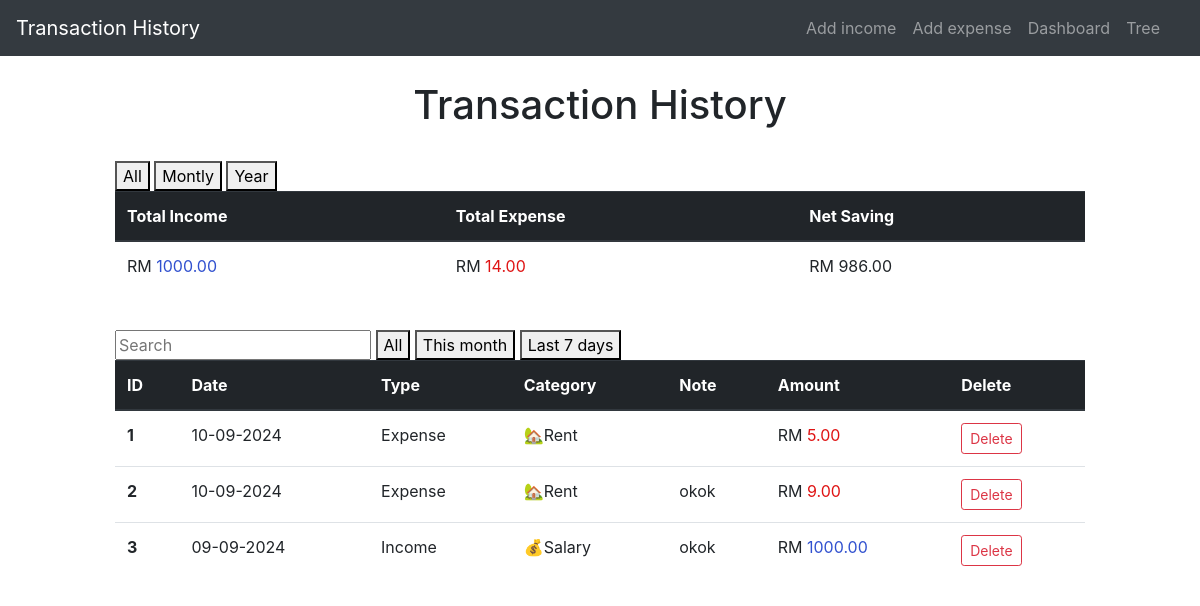
Before: / with the older database file.
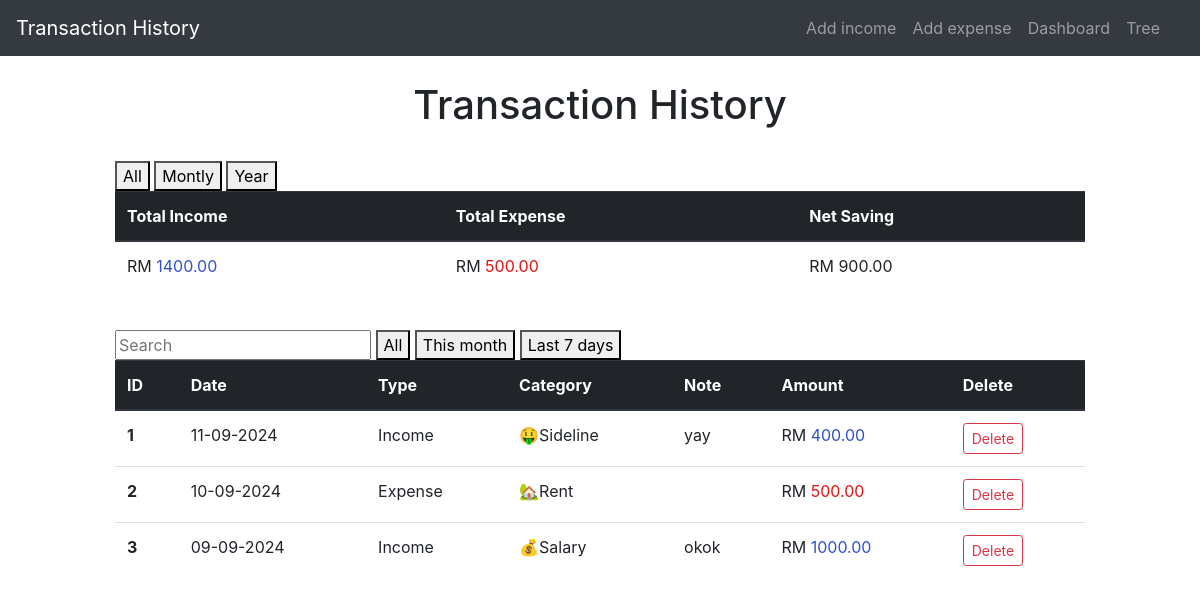
After: the same page with the newer database file.
### application/models.py (models this page shows, shortened)
class add_expenses(db.Model):
    id = db.Column(db.Integer, primary_key=True)
    amount = db.Column(db.Double, nullable=False)
    category = db.Column(db.String(30),nullable=False)
    date = db.Column(db.DateTime, nullable=False)
    type = db.Column(db.String(10), nullable=False, default= 'Expense')
    nota = db.Column(db.String(15))

class add_incomes(db.Model):
    id = db.Column(db.Integer, primary_key=True)
    amount = db.Column(db.Double, nullable=False)
    category = db.Column(db.String(30),nullable=False)
    date = db.Column(db.DateTime, nullable=False)
    type = db.Column(db.String(10), nullable=False, default= 'Income')
    nota = db.Column(db.String(15))

### application/routes.py (the view)
@app.route('/')
def index():
    expenses = add_expenses.query.order_by(add_expenses.date.desc()).all()
    incomes = add_incomes.query.order_by(add_incomes.date.desc()).all()
    entries = []
    for expense in expenses:
        entries.append({
            'id': expense.id,
            'date': expense.date,
            'type': expense.type,
            'category': expense.category,  # Assuming a category field exists
            'amount': expense.amount,
            'nota': expense.nota
        })
    for income in incomes:
        entries.append({
            'id': income.id,
            'date': income.date,
            'type': income.type,
            'category': income.category,  # Assuming the source acts as a category
            'amount': income.amount,
            'nota': income.nota
        })
    entries.sort(key=lambda x: x['date'], reverse=True)
    sum_expenses = db.session.query(db.func.sum(add_expenses.amount)).all()
    sum_expense = [expense[0] if expense[0] is not None else 0 for expense in sum_expenses]
    sum_incomes = db.session.query(db.func.sum(add_incomes.amount)).all()
    sum_income = [income[0] if income[0] is not None else 0 for income in sum_incomes]
    net = [round(sum_income[0] - sum_expense[0], 2)]
    return render_template('index.html', title="Transaction history", entries=entries,  sum_expense=sum_expense, sum_income=sum_income, net=net)

### application/templates/index.html (shortened to what this page needs)
{% extends 'layout.html' %}
{% block content %}
    <head>
    </head>
    <div class="col-sm-10 ml-auto mr-auto ">
       <center>
        <H1>Transaction History</H1>
       </center>
       <br>
       <section class="section">
            <div class="columns">
                <div class="column is-one-third is-offset-one-third">
                    <button type='button' hx-get="/net_all_table" hx-target="#net_table">All</button>
                    <button type='button' hx-get="/default_table" hx-target="#net_table">Montly</button>
                    <button type='button' hx-get="/default_table" hx-target="#net_table">Year</button>
                </div>
            </div>
            <table class="table"  id="net_table" >
                <thead class="thead-dark">
                    <tr>
                        <th scope="col">Total Income</th>
                        <th scope="col">Total Expense</th>
                        <th scope="col">Net Saving</th>
                    </tr>
                </thead>
                <tbody>
                    {% for expense in sum_expense %}
                    {% for income in sum_income %}
                    {% for net_save in net %}
                            <tr>
                                <td class="amount-field">RM <span style="color: rgb(49, 81, 207);">{{ "{:.2f}".format(income) }}</span></td>
                                <td class="amount-field">RM <span style="color: rgb(223, 20, 20);">{{ "{:.2f}".format(expense) }}</span></td>
                                <td class="amount-field">{{  'RM ' + "{:.2f}".format(net_save) }}</td>
                            </tr>
                    {% endfor %}
                    {% endfor %}
                    {% endfor %}
                </tbody>
            </table>
        </section>
        <br>
        <section class="section">
            <div class="columns">
                <div class="column is-one-third is-offset-one-third">
                    <input type='text' class="input" placeholder="Search" name="q" hx-get="/search" hx-trigger="keyup changed delay:500ms" hx-target="#results">
                    <button type='button' hx-get="/default_table" hx-target="#results">All</button>
                    <button type='button' hx-get="/default_table" hx-target="#results">This month</button>
                    <button type='button' hx-get="/default_table" hx-target="#results">Last 7 days</button>
                </div>
            </div>
            <table class="table">
                <thead class="thead-dark">
                    <tr>
                        <th scope="col">ID</th>
                        <th scope="col">Date</th>
                        <th scope="col">Type</th>
                        <th scope="col">Category</th>
                        <th scope="col">Note</th>
                        <th scope="col">Amount</th>
                        <th scope="col">Delete</th>
                    </tr>
                </thead>
                <tbody id="results">
                    {% for entry in entries %}
                            <tr>
                                <th scope="row">{{loop.index}}</th>
                                <td>{{entry.date.strftime("%d-%m-%Y")}}</td>
                                <td>{{entry.type}}</td>
                                <td>{{entry.category }}</td>
                                <td>{{entry.nota }}</td>
                                {% if entry.type == 'Expense' %}
                                <td class="amount-field">RM <span style="color: rgb(223, 20, 20);">{{ "{:.2f}".format(entry.amount) }}</span></td>
                                {% else %}
                                <td class="amount-field">RM <span style="color: rgb(49, 81, 207);">{{ "{:.2f}".format(entry.amount) }}</span></td>
                                {% endif %}
                                <td><a href="{{ url_for('delete', entry_id = entry.id, entry_type = entry.type, next =url_for('index') ) }}"  class="btn btn-outline-danger btn-sm">Delete</a></td>
                            </tr>
                    {% endfor %}
                </tbody>
            </table>
        </section>
    </div>
{% endblock %}

### application/templates/layout.html (shortened to what this page needs)
<!DOCTYPE html>
<html lang="en">
<head>
    {% if not block_link %}
    <link rel="stylesheet"
        href="https://maxcdn.bootstrapcdn.com/bootstrap/4.0.0/css/bootstrap.min.css"
        href="static/styles.css"
>
    {% endif %}
</head>
<body>
    <div class="container-fluid">
        <div class="row">
            <div class="col-md-12 p-0">
                <header class="mb-4">
                    <nav class="navbar navbar-expand-lg navbar-dark bg-dark">
                        <a class="navbar-brand" href="{{ url_for('index') }}">Transaction History</a>
                        <div class="collapse navbar-collapse" id="navbarNavAltMarkup">
                            <div class="navbar-nav ml-auto mr-3">
                                <a class="nav-item nav-link" href="{{ url_for('add_income') }}">Add income</a>
                                <a class="nav-item nav-link" href="{{ url_for('add_expense') }}">Add expense</a>
                                <a class="nav-item nav-link" href="{{ url_for('dashboard') }}">Dashboard</a>
                                <a class="nav-item nav-link" href="{{ url_for('tree') }}">Tree</a>
                            </div>
                        </div>
                    </nav>
                </header>
            </div>
        </div>
        <div class="row justify-content-center">
            <div class="col-md-10"></div>
                {% block content %}{% endblock %}
            </div>
        </div>
</body>
</html>

Changed rows visible on the page:
removed add_expenses: date "10-09-2024", type "Expense", category "🏡Rent", amount "5.00"
removed add_expenses: date "10-09-2024", type "Expense", category "🏡Rent", nota "okok", amount "9.00"
added add_incomes: date "11-09-2024", type "Income", category "🤑Sideline", nota "yay", amount "400.00"
added add_expenses: date "10-09-2024", type "Expense", category "🏡Rent", amount "500.00"
Other visible differences:
list line gone: "RM 1000.00 RM 14.00 RM 986.00"
new list line: "RM 1400.00 RM 500.00 RM 900.00"
